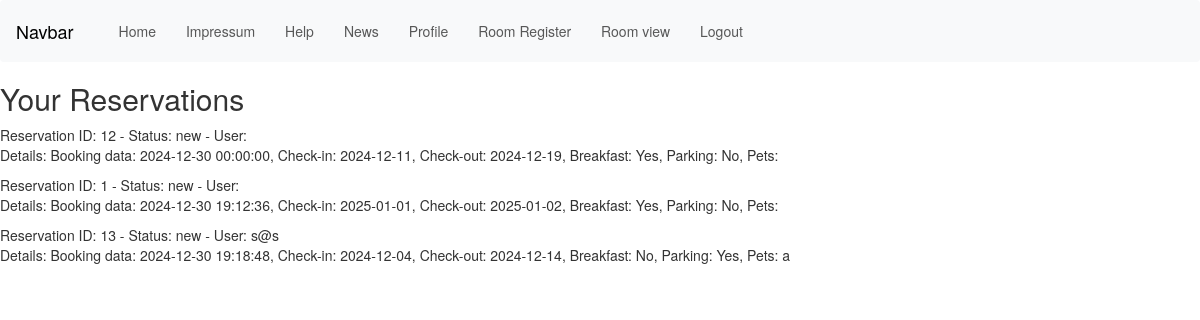
The app's page /inc/view_room.php (signed in), older data.
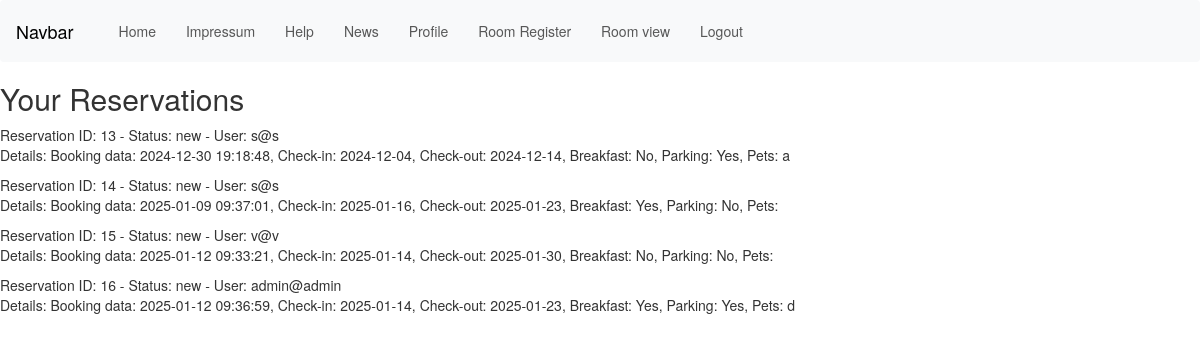
The same page, newer data.
### tables this page shows
CREATE TABLE `rooms` (
  `checkin` date NOT NULL,
  `checkout` date NOT NULL,
  `breakfast` varchar(10) NOT NULL,
  `parking` varchar(10) NOT NULL,
  `pets` varchar(100) NOT NULL,
  `id` int NOT NULL,
  `status` varchar(10) NOT NULL,
  `date` datetime NOT NULL,
  `email` varchar(30) NOT NULL
);

### inc/view_room.php (the view, shortened to what this page needs)
<head>
    <?php include 'head.php'; ?>
</head>
<body>
    <?php
    $tableName = 'rooms';
    require_once('../config/dbaccess.php');
    $db_obj = new mysqli($host, $user, $password, $database);
    include 'navigation.php';
    echo "<h2>Your Reservations</h2>";
    if ($_SESSION['isAdmin']) {
        $sql = "SELECT * FROM $tableName";
    } else {
        $email = $_SESSION['user_logged_in'];
        $sql = "SELECT * FROM $tableName WHERE email='$email'";
    }
    $result = $db_obj->query($sql);
    $rows = [];
    while ($row = $result->fetch_array(MYSQLI_ASSOC)) {
        $rows[] = $row;
    }
    if (!empty($rows)) {
        foreach ($rows as $row) {
            echo "<p>Reservation ID: " . $row['id'] . " - Status: {$row['status']}";
            if ($_SESSION['isAdmin']) {
                echo " - User: " . $row['email'];
            }
            echo "<br>";
            echo "Details: Booking data: {$row['date']}, Check-in: {$row['checkin']}, Check-out: {$row['checkout']}, Breakfast: {$row['breakfast']}, Parking: {$row['parking']}, Pets: {$row['pets']}</p>";
        }
    } else {
        echo "<p>No reservations found.</p>";
    }
    ?>
</body>

### inc/head.php (shortened to what this page needs)
<head>
    <link href="https://cdn.jsdelivr.net/npm/bootstrap@5.3.3/dist/css/bootstrap.min.css" rel="stylesheet"
>
</head>

### inc/navigation.php (shortened to what this page needs)
<?php
$currentDir = dirname($_SERVER['SCRIPT_FILENAME']);
if (strpos($currentDir, 'inc') !== false) {
    $cssPath = '../';
    $menuPath = '';
} else {
    $cssPath = '';
    $menuPath = 'inc/';
}
$isLoggedIn = isset($_SESSION['user_logged_in']);
$isAdmin = isset($_SESSION['isAdmin']) === true;
?>
<!DOCTYPE html>
<html>
<head>
    <link rel="stylesheet" href="<?php echo $cssPath; ?>res/css/navigation.css">
    <link rel="stylesheet" href="https://maxcdn.bootstrapcdn.com/bootstrap/3.4.1/css/bootstrap.min.css">
</head>
<body>
    <nav class="navbar navbar-expand-lg navbar-light bg-light">
        <a class="navbar-brand" href="#">Navbar</a>
        <div class="collapse navbar-collapse" id="navbarSupportedContent">
            <ul class="navbar-nav mr-auto">
                <li class="nav-item active">
                    <a class="nav-link" href="<?php echo $cssPath; ?>index.php">Home</a>
                </li>
                <li class="nav-item active">
                    <a class="nav-link" href="<?php echo $menuPath; ?>impressum_new.php">Impressum</a>
                </li>
                <li class="nav-item active">
                    <a class="nav-link" href="<?php echo $menuPath; ?>help.php">Help</a>
                </li>
                <li class="nav-item active">
                    <a class="nav-link" href="<?php echo $menuPath; ?>news.php">News</a>
                </li>
                <?php if ($isLoggedIn || $isAdmin): ?>
                    <li class="nav-item active"><a class="nav-link" href="<?php echo $menuPath; ?>profile.php">Profile</a>
                    </li>
                    <li class="nav-item active"><a class="nav-link" href="<?php echo $menuPath; ?>room_reg.php">Room
                            Register</a></li>
                    <li class="nav-item active"><a class="nav-link" href="<?php echo $menuPath; ?>view_room.php">Room
                            view</a></li>
                    <li class="nav-item active"><a class="nav-link" href="<?php echo $menuPath; ?>logout.php">Logout</a>
                    </li>
                <?php endif; ?>
            </ul>
        </div>
    </nav>
</body>
</html>

### res/css/navigation.css (style rules this page uses)
nav { background-color: #333; padding: 10px; }
nav ul { list-style-type: none; margin: 0; padding: 0; display: flex; }
nav ul li { margin-right: 20px; }
nav ul li a { color: white; text-decoration: none; padding: 8px 16px; transition: background-color 0.3s; }

Row changes from the older to the newer data that the page shows:
removed rooms: id "12", status "new", date "2024-12-30 00:00:00", checkin "2024-12-11", checkout "2024-12-19", breakfast "Yes", parking "No"
removed rooms: id "1", status "new", date "2024-12-30 19:12:36", checkin "2025-01-01", checkout "2025-01-02", breakfast "Yes", parking "No"
added rooms: id "14", status "new", email "s@s", date "2025-01-09 09:37:01", checkin "2025-01-16", checkout "2025-01-23", breakfast "Yes", parking "No"
added rooms: id "15", status "new", email "v@v", date "2025-01-12 09:33:21", checkin "2025-01-14", checkout "2025-01-30", breakfast "No", parking "No"
added rooms: id "16", status "new", email "admin@admin", date "2025-01-12 09:36:59", checkin "2025-01-14", checkout "2025-01-23", breakfast "Yes", parking "Yes", pets "d"
